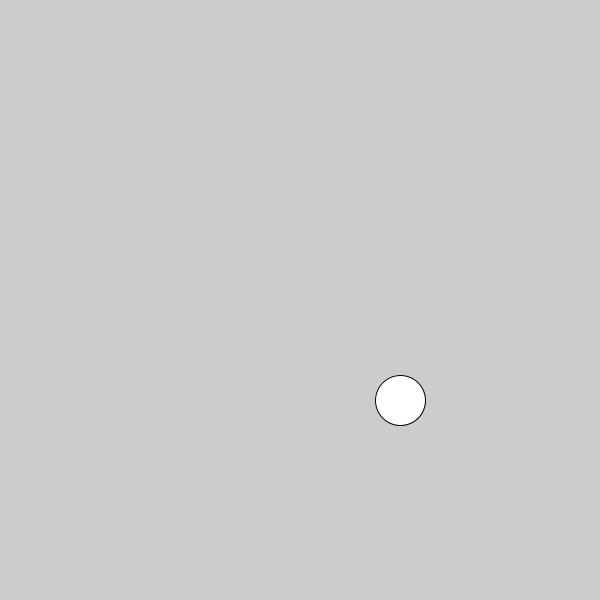
Frame 1 (no input)
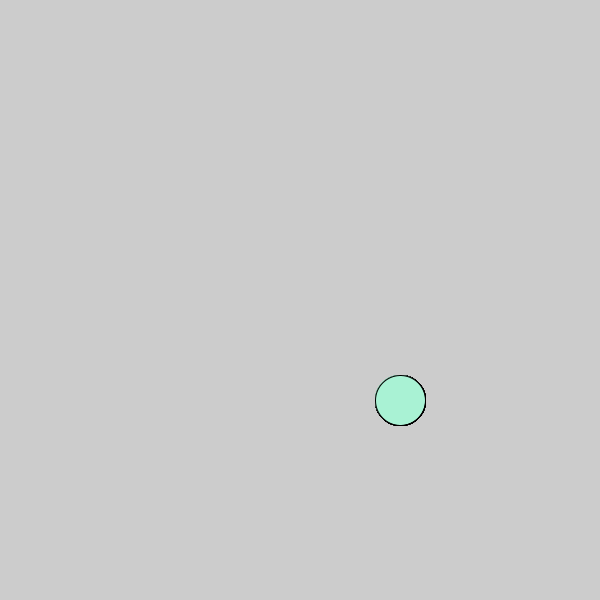
Frame 60 (the mouse pressed at the canvas centre just before this capture)
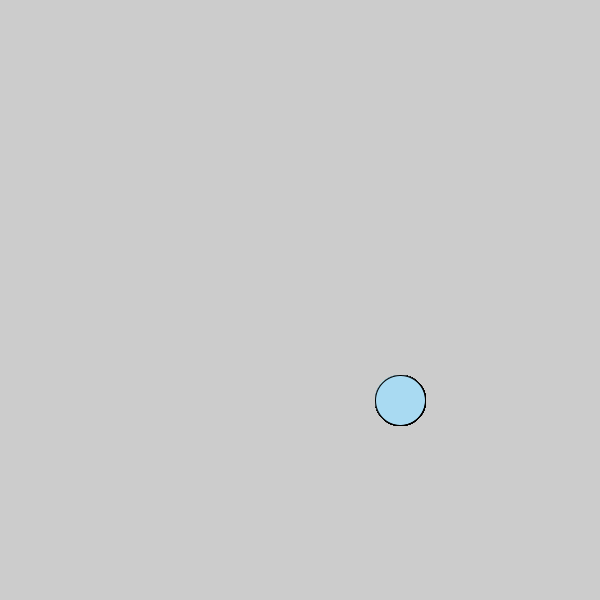
Frame 120 (the mouse held since frame 60 and released just before this capture)

The Processing sketch that drew these frames (run headless with seeded random() and noise(); from frame 60 on, the mouse is pressed at the canvas centre):

// Processing sketch: Changing_color_dot
// ── Changing_color_dot.pde
void setup(){
  size (600,600);
}
void draw (){
  ellipse (400, 400, 50, 50);
  if (mousePressed) {
    fill (#A9DAF2);
  } else {
    fill (#A9F2D4);
  }
  
}
